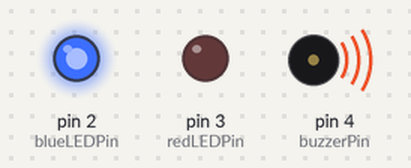
Recording of a sketch running on a simulated Arduino Uno, built with avr-gcc and run on an emulated ATmega328P. Shown: output pins drawn as LEDs (lit = HIGH), buzzer (waves = sounding).

Above: at 0.1 s.
At 2.7 s:
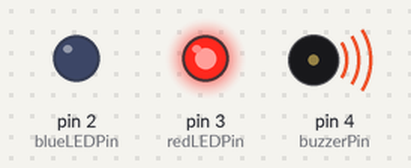
Timing chart, 0 to 3.0 s (numbered marks = the images above):
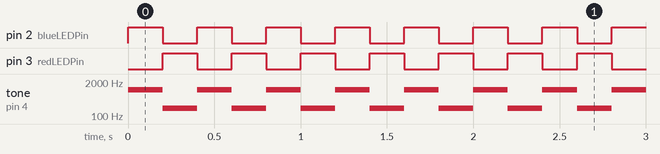

Measured:
- by itself, pin 2 (blueLEDPin), pin 3 (redLEDPin): alternates HIGH for 0.20 s and LOW for 0.20 s
- by itself, tone on pin 4 (buzzerPin): alternates 1000 Hz for 0.20 s and 200 Hz for 0.20 s

The sketch:

Project_1_Police_Car_Answer_Key.ino
```cpp
int blueLEDPin = 2;
int redLEDPin = 3;
int buzzerPin = 4;

void setup()
{
  pinMode(blueLEDPin, OUTPUT );
  pinMode(redLEDPin, OUTPUT);
  pinMode(buzzerPin, OUTPUT);
}

void loop()
{
  tone(buzzerPin, 1000);
  digitalWrite(blueLEDPin, HIGH);
  digitalWrite(redLEDPin, LOW);
  delay(200);

  tone(buzzerPin, 200);
  digitalWrite(blueLEDPin, LOW);
  digitalWrite(redLEDPin, HIGH);
  delay(200);
}
```
